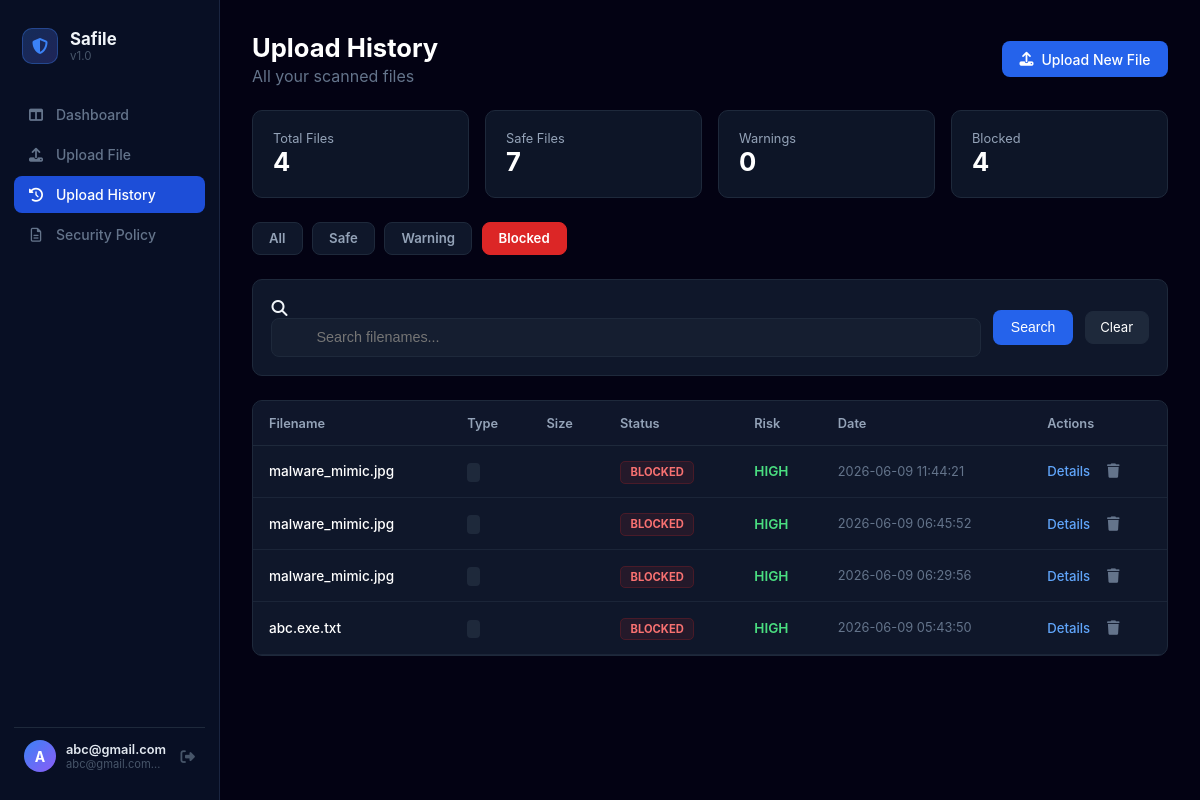
Page /history?status=BLOCKED (signed in) on the committed database.
### tables this page shows
CREATE TABLE history (
            id INTEGER PRIMARY KEY AUTOINCREMENT,
            user_id INTEGER NOT NULL,
            filename TEXT NOT NULL,
            status TEXT NOT NULL,
            risk TEXT NOT NULL,
            reason TEXT NOT NULL,
            timestamp DATETIME DEFAULT CURRENT_TIMESTAMP,
            FOREIGN KEY(user_id) REFERENCES users(id)
        );

### app.py (the view)
@app.route('/history')
def history():
    if 'username' not in session:
        return redirect(url_for('login'))
    user_id = session.get('user_id')
    status_filter = request.args.get('status', 'ALL')
    search = request.args.get('search', '')
    page = int(request.args.get('page', 1))
    per_page = 10 # 페이지당 보여줄 개수
    conn = sqlite3.connect('safile.db')
    cursor = conn.cursor()
    base_query = "SELECT * FROM history WHERE user_id = ?"
    params = [user_id]
    if status_filter != 'ALL':
        base_query += " AND status = ?"
        params.append(status_filter)
    if search:
        base_query += " AND filename LIKE ?"
        params.append(f"%{search}%")
    cursor.execute(base_query.replace("*", "COUNT(*)"), params)
    total_count = cursor.fetchone()[0]
    total_pages = (total_count + per_page - 1) // per_page
    cursor.execute("SELECT status, COUNT(*) FROM history WHERE user_id = ? GROUP BY status", (user_id,))
    stats_data = dict(cursor.fetchall())
    stats = {
        'total': total_count,
        'safe': stats_data.get('SAFE', 0),
        'warning': stats_data.get('WARNING', 0),
        'blocked': stats_data.get('BLOCKED', 0)
    }
    offset = (page - 1) * per_page
    query = base_query + " ORDER BY timestamp DESC LIMIT ? OFFSET ?"
    cursor.execute(query, params + [per_page, offset])
    uploads = cursor.fetchall()
    conn.close()
    upload_list = [{"id": u[0], "filename": u[2], "result": u[3], "risk": u[4], "created_at": u[6]} for u in uploads]
    return render_template('history.html',
                           uploads=upload_list,
                           stats=stats,
                           status_filter=status_filter,
                           search=search,
                           page=page,
                           total_pages=total_pages)

### app.py (called while the page is built)
@app.context_processor
def inject_user_stats():
    if 'user_id' in session:
        user_id = session.get('user_id')
        conn = sqlite3.connect('safile.db')
        cursor = conn.cursor()
        cursor.execute("SELECT COUNT(*) FROM history WHERE status = 'BLOCKED' AND user_id = ?", (user_id,))
        count = cursor.fetchone()[0]
        conn.close()
        return dict(blocked_count=count)
    return dict(blocked_count=0)

@app.context_processor
def inject_all_stats():
    if 'user_id' in session:
        user_id = session.get('user_id')
        conn = sqlite3.connect('safile.db')
        cursor = conn.cursor()
        cursor.execute("SELECT status, COUNT(*) FROM history WHERE user_id = ? GROUP BY status", (user_id,))
        rows = cursor.fetchall()
        stats = {status: count for status, count in rows}
        conn.close()
        return dict(
            blocked_count=stats.get('BLOCKED', 0),
            warning_count=stats.get('WARNING', 0),
            safe_count=stats.get('SAFE', 0)
        )
    return dict(blocked_count=0, warning_count=0, safe_count=0)

@app.before_request
def load_logged_in_user():
    user_id = session.get('user_id')
    if user_id:
        class CurrentUser:
            def __init__(self, id, username):
                self.id = id
                self.username = username
                self.is_authenticated = True
        g.current_user = CurrentUser(user_id, session.get('username'))
    else:
        g.current_user = None

### templates/history.html (shortened to what this page needs)
{% extends 'base.html' %}
{% block content %}
<div class="history-top-flex">
    <div>
        <h1>Upload History</h1>
        <p style="color:#64748b;margin:0;">All your scanned files</p>
    </div>
    <a href="{{ url_for('upload') }}" class="btn-primary-flex">
        <i class="fa-solid fa-upload"></i> Upload New File
    </a>
</div>
<div class="policy-stats-grid">
    <div class="stat-card">
        <div class="stat-label">Total Files</div>
        <div class="stat-value text-blue">{{ stats.total }}</div>
    </div>
    <div class="stat-card">
        <div class="stat-label">Safe Files</div>
        <div class="stat-value text-green">{{ stats.safe }}</div>
    </div>
    <div class="stat-card">
        <div class="stat-label">Warnings</div>
        <div class="stat-value text-yellow">{{ stats.warning }}</div>
    </div>
    <div class="stat-card">
        <div class="stat-label">Blocked</div>
        <div class="stat-value text-red">{{ stats.blocked }}</div>
    </div>
</div>
<div class="quick-filter-tabs">
    <a href="?status=ALL" class="tab-btn {% if status_filter == 'ALL' %}active{% endif %}">All</a>
    <a href="?status=SAFE" class="tab-btn {% if status_filter == 'SAFE' %}active{% endif %}" data-status="SAFE">Safe</a>
    <a href="?status=WARNING" class="tab-btn {% if status_filter == 'WARNING' %}active{% endif %}" data-status="WARNING">Warning</a>
    <a href="?status=BLOCKED" class="tab-btn {% if status_filter == 'BLOCKED' %}active{% endif %}" data-status="BLOCKED">Blocked</a>
</div>
<div class="search-filter-bg-box">
    <form method="GET" class="search-flex-row">
        <div class="search-input-wrapper">
            <i class="fa-solid fa-magnifying-glass search-inner-icon"></i>
            <input type="text" name="search" value="{{ search }}" placeholder="Search filenames..." style="width:100%;box-sizing:border-box;background:rgba(30,41,59,.4);border:1px solid #1e293b;border-radius:.5rem;padding:.65rem 1rem .65rem 2.75rem;color:#fff;outline:none;font-size:.9rem;">
        </div>
        <button type="submit" class="btn-primary-flex">Search</button>
        {% if search or status_filter != 'ALL' %}
        <a href="{{ url_for('history') }}" class="btn-dark-nav">Clear</a>
        {% endif %}
    </form>
</div>
<div class="history-table-container">
    <table class="history-main-table">
        <thead>
            <tr>
                <th>Filename</th>
                <th>Type</th>
                <th>Size</th>
                <th>Status</th>
                <th>Risk</th>
                <th>Date</th>
                <th>Actions</th>
            </tr>
        </thead>
        <tbody>
            {% for u in uploads %}
            <tr>
                <td><div class="table-filename-text">{{ u.filename }}</div></td>
                <td><span class="table-type-badge">{{ u.file_type }}</span></td>
                <td style="color:#94a3b8;">{{ u.filesize }}</td>
                <td>
                    {% if u.result == 'SAFE' %}
                        <span class="status-badge-base status-badge-safe">SAFE</span>
                    {% elif u.result == 'WARNING' %}
                        <span class="status-badge-base status-badge-warning">WARNING</span>
                    {% else %}
                        <span class="status-badge-base status-badge-blocked">BLOCKED</span>
                    {% endif %}
                </td>
                <td>
                    {% if u.risk == 'CRITICAL' %}<span class="text-red status-bold">{{ u.risk }}</span>
                    {% elif u.risk == 'MEDIUM' %}<span class="text-yellow status-bold">{{ u.risk }}</span>
                    {% else %}<span class="text-green status-bold">{{ u.risk }}</span>{% endif %}
                </td>
                <td style="color:#64748b;font-size:0.8rem;">{{ u.created_at }}</td>
                <td>
                    <div class="table-action-flex">
                        <a href="{{ url_for('result', upload_id=u.id) }}" class="view-details-link">Details</a>
                        <form method="POST" action="{{ url_for('delete_upload', upload_id=u.id) }}" style="display:inline;" onsubmit="return confirm('Delete this record?')">
                            <button type="submit" class="table-delete-trash-btn"><i class="fa-solid fa-trash"></i></button>
                        </form>
                    </div>
                </td>
            </tr>
            {% else %}
            <tr><td colspan="7" class="table-empty-row">
                <i class="fa-solid fa-inbox" style="font-size:2rem;color:#334155;display:block;margin-bottom:.5rem;"></i>
                No records found
            </td></tr>
            {% endfor %}
        </tbody>
    </table>
</div>
{% endblock %}

### static/style.css (style rules this page uses)
* { margin: 0; padding: 0; box-sizing: border-box; }
:root { --primary: #2563eb; --border: #1e293b; --text-muted: #94a3b8; }
body.dashboard-body { background-color: #030213; font-family: -apple-system, BlinkMacSystemFont, 'Segoe UI', sans-serif; min-height: 100vh; color: #f1f5f9; }
.stat-card { background-color: #0d1527; border: 1px solid #1e293b; border-radius: 10px; padding: 1.25rem; transition: border-color 0.2s; }
.text-blue { color: #3b82f6; }
.text-green { color: #4ade80; }
.text-red { color: #f87171; }
.text-yellow { color: #facc15; }
.stat-value { color: #ffffff; font-size: 1.6rem; font-weight: 700; }
.stat-label { color: #94a3b8; font-size: 0.8rem; }
.status-bold { font-weight: 600; }
.history-top-flex { display: flex; justify-content: space-between; align-items: center; }
.history-top-flex h1 { color: #fff; font-size: 1.6rem; font-weight: 700; margin: 0 0 .2rem; }
.btn-primary-flex { background: var(--primary); color: #fff; border: none; padding: .6rem 1.1rem; border-radius: .5rem; display: flex; align-items: center; gap: .5rem; cursor: pointer; font-size: .875rem; transition: background .2s; text-decoration: none; font-weight: 500; }
.policy-stats-grid { display: grid; grid-template-columns: repeat(auto-fit, minmax(180px, 1fr)); gap: 1rem; }
.quick-filter-tabs { display: flex; gap: .6rem; flex-wrap: wrap; }
.tab-btn { background: #0f172a; border: 1px solid var(--border); color: var(--text-muted); padding: .45rem 1rem; border-radius: .5rem; cursor: pointer; font-size: .825rem; font-weight: 600; transition: all .2s; text-decoration: none; }
.tab-btn.active { background: var(--primary) !important; color: #fff !important; border-color: var(--primary) !important; }
.tab-btn[data-status="BLOCKED"].active { background: #dc2626 !important; border-color: #dc2626 !important; }
.search-filter-bg-box { background: #0f172a; border: 1px solid var(--border); border-radius: 10px; padding: 1.15rem; }
.search-flex-row { display: flex; flex-wrap: wrap; gap: .75rem; align-items: center; }
.search-input-wrapper { flex: 1; min-width: 220px; }
.history-table-container { background: #0f172a; border: 1px solid var(--border); border-radius: 10px; overflow-x: auto; }
.history-main-table { width: 100%; border-collapse: collapse; text-align: left; min-width: 700px; }
.history-main-table th { background: rgba(15,23,42,.6); padding: .9rem 1rem; color: #94a3b8; font-size: .8rem; font-weight: 600; border-bottom: 1px solid var(--border); white-space: nowrap; }
.history-main-table td { padding: .9rem 1rem; border-bottom: 1px solid rgba(51,65,85,.35); font-size: .85rem; vertical-align: middle; }
.table-filename-text { color: #fff; font-weight: 500; max-width: 220px; overflow: hidden; text-overflow: ellipsis; white-space: nowrap; }
.table-type-badge { background: #1e293b; color: #cbd5e1; padding: .15rem .4rem; border-radius: 4px; font-size: .72rem; font-weight: 700; }
.status-badge-base { font-size: .7rem; padding: .2rem .6rem; border-radius: 5px; border: 1px solid transparent; font-weight: 700; }
.status-badge-blocked { color: #f87171; background: rgba(220,38,38,.1); border-color: rgba(220,38,38,.2); }
.table-action-flex { display: flex; align-items: center; gap: .85rem; }
.view-details-link { color: #60a5fa; text-decoration: none; font-size: .825rem; font-weight: 500; }
.table-delete-trash-btn { background: none; border: none; color: #64748b; cursor: pointer; font-size: .9rem; padding: .2rem; transition: color .2s; }
.btn-dark-nav { background: #1e293b; border: 1px solid var(--border); color: #fff; padding: .45rem .9rem; border-radius: .5rem; cursor: pointer; font-size: .825rem; transition: background .2s; text-decoration: none; }
body { -webkit-font-smoothing: antialiased; -moz-osx-font-smoothing: grayscale; }

### rows in the picture
history: filename "malware_mimic.jpg", status "BLOCKED", risk "HIGH", created_at "2026-06-09 11:44:21"
history: filename "malware_mimic.jpg", status "BLOCKED", risk "HIGH", created_at "2026-06-09 06:45:52"
history: filename "malware_mimic.jpg", status "BLOCKED", risk "HIGH", created_at "2026-06-09 06:29:56"
history: filename "abc.exe.txt", status "BLOCKED", risk "HIGH", created_at "2026-06-09 05:43:50"

### other values in the picture
{{ (g.current_user.username or 'D')[0].upper() if g.current_user else 'D' }} "A"
{{ g.current_user.username or 'Demo User' }} "abc@gmail.com"
{{ stats.total }} "4"
{{ stats.safe }} "7"
{{ stats.warning }} "0"
{{ stats.blocked }} "4"
